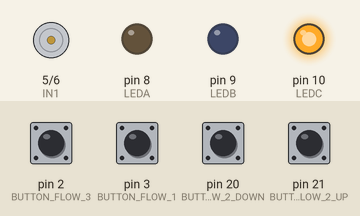
A sketch run on a simulated Arduino Mega 2560, built with avr-gcc and run on an emulated ATmega2560. On the bench: motor-driver pin pairs drawn as motors (green arrow = first pin HIGH = forward, orange = second pin HIGH = backward, longer = more drive, scaled by the enable pin), output pins drawn as LEDs (lit = HIGH). Dashed ring = blinking. The test bench sets the inputs (shaded band); at power-on: pin 2 (BUTTON_FLOW_3), pin 3 (BUTTON_FLOW_1), pin 20 (BUTTON_FLOW_2_DOWN), pin 21 (BUTTON_FLOW_2_UP) HIGH.

Above: at 1.2 s.
1.3 s: pin 2 (BUTTON_FLOW_3) pulled LOW for 0.15 s
At 1.74 s:
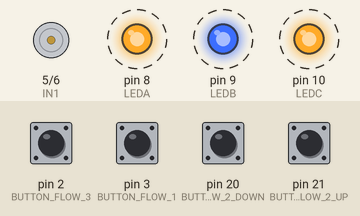
4.3 s: pin 3 (BUTTON_FLOW_1) pulled LOW for 0.15 s
At 4.45 s:
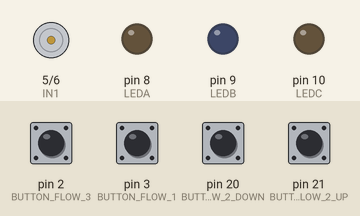
6.0 s: pin 20 (BUTTON_FLOW_2_DOWN) pulled LOW for 1 s
At 7.29 s:
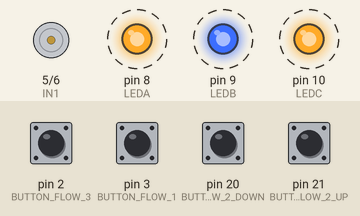
9.0 s: pin 21 (BUTTON_FLOW_2_UP) pulled LOW for 1 s
At 11.2 s:
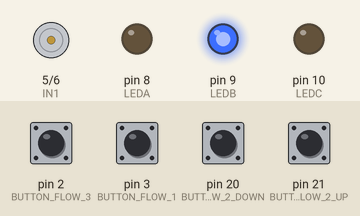
12.0 s: pin 20 (BUTTON_FLOW_2_DOWN) pulled LOW for 0.15 s
At 12.34 s:
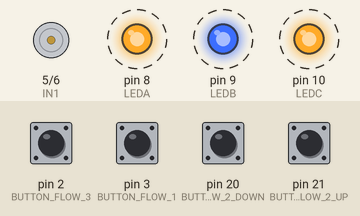
15.0 s: pin 20 (BUTTON_FLOW_2_DOWN) pulled LOW for 0.15 s
At 15.15 s:
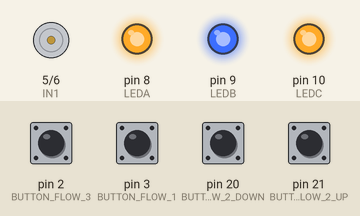
Timing chart, 0 to 17.7 s (numbered marks = the images above; inputs shaded):
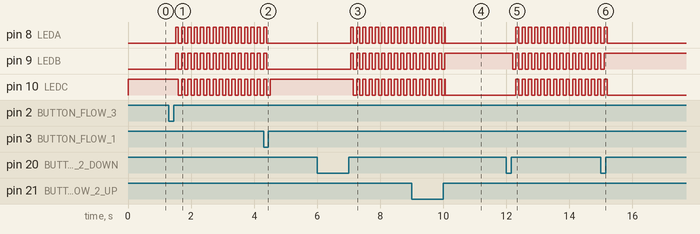

Measured:
- after the input at 1.3 s, pin 8 (LEDA), pin 9 (LEDB): alternates HIGH for 0.10 s and LOW for 0.10 s, starting after 0.21 s; pin 10 (LEDC): alternates HIGH for 0.10 s and LOW for 0.10 s, starting after 0.30 s
- after the input at 4.3 s, pin 8 (LEDA), pin 9 (LEDB): goes on until 4.4 s, then stays LOW; pin 10 (LEDC): goes on until 4.5 s, then stays HIGH
- after the input at 6.0 s, pin 8 (LEDA), pin 9 (LEDB), pin 10 (LEDC): alternates HIGH for 0.10 s and LOW for 0.10 s, starting after 1.1 s
- after the input at 9.0 s, pin 9 (LEDB): goes on until 10.0 s, then stays HIGH
- after the input at 12.0 s, pin 8 (LEDA), pin 10 (LEDC): alternates HIGH for 0.10 s and LOW for 0.10 s, starting after 0.30 s; pin 9 (LEDB): alternates HIGH for 0.10 s and LOW for 0.10 s, starting after 0.21 s
- after the input at 15.0 s, pin 8 (LEDA), pin 10 (LEDC): goes on until 15.2 s, then stays LOW; pin 9 (LEDB): goes on until 15.1 s, then stays HIGH

The sketch:

lift_remaking.ino
```cpp
#include <ezButton.h>
#include <Timer.h>

#define EN 7
#define IN1 5
#define IN2 6

#define P_FLOW_1 A4
#define P_FLOW_2 A2
#define P_FLOW_3 A0

#define BUTTON_FLOW_1 3
#define BUTTON_FLOW_2_UP 21
#define BUTTON_FLOW_2_DOWN 20
#define BUTTON_FLOW_3 2

#define LEDA 8
#define LEDB 9
#define LEDC 10

#define START_CMD_CHAR '*'
#define END_CMD_CHAR '#'
#define DIV_CMD_CHAR '|'
#define CMD_DIGITALWRITE 10
#define CMD_ANALOGWRITE 11
#define CMD_TEXT 12
#define CMD_READ_ARDUDROID 13
#define MAX_COMMAND 20  // max command number code. used for error checking.
#define MIN_COMMAND 10  // minimum command number code. used for error checking.
#define IN_STRING_LENGHT 40
#define MAX_ANALOGWRITE 255
#define PIN_HIGH 3
#define PIN_LOW 2

ezButton button1(BUTTON_FLOW_1);
ezButton button2(BUTTON_FLOW_3);
ezButton button3(BUTTON_FLOW_2_UP);
ezButton button4(BUTTON_FLOW_2_DOWN);

int ledState = LOW;

Timer manage;

bool  allowed = false;

int p = 0;

unsigned long timeout;

unsigned long interval = 100;           // interval at which to blink (milliseconds)
unsigned long previousMillis = 0;

bool hasMoved = false;
bool hasMoved_A_UP = false;
bool hasMoved_A_DOWN = false;
bool hasMoved_B = false;

bool count_r = false;

void setup() {
  Serial1.begin(9600);
  Serial.begin(9600);

  button1.setDebounceTime(50); // set debounce time to 50 milliseconds
  button2.setDebounceTime(50); // set debounce time to 50 milliseconds
  button3.setDebounceTime(50); // set debounce time to 50 milliseconds
  button4.setDebounceTime(50); // set debounce time to 50 milliseconds


  pinMode(EN, OUTPUT);
  pinMode(IN1, OUTPUT);
  pinMode(IN2, OUTPUT);


  pinMode(LEDA, OUTPUT);
  pinMode(LEDB, OUTPUT);
  pinMode(LEDC, OUTPUT);

  digitalWrite(LEDA, LOW);
  digitalWrite(LEDB, LOW);
  digitalWrite(LEDC, HIGH);

  digitalWrite(IN1, LOW);
  digitalWrite(IN2, LOW);
  analogWrite(EN, 0);

  timeout = millis();
}

int pin_value = 0;
int eve = 0;

void loop() {

  unsigned long currentMillis = millis();

  manage.update();

  button1.loop(); // MUST call the loop() function first
  button2.loop(); // MUST call the loop() function first
  button3.loop(); // MUST call the loop() function first
  button4.loop(); // MUST call the loop() function first

  if (button3.isReleased()) {
    digitalWrite(IN1, LOW);
    digitalWrite(IN2, LOW);
    delay(10);
    digitalWrite(IN1, HIGH);
    digitalWrite(IN2, LOW);
    analogWrite(EN, 0);
    allowed = !allowed;

    hasMoved = false;
    hasMoved_A_UP = true;
    hasMoved_A_DOWN = false;
    hasMoved_B = false;
    if (!allowed) {
      digitalWrite(LEDA, LOW);
      digitalWrite(LEDB, HIGH);
      digitalWrite(LEDC, LOW);
    }
  }

  if (button4.isReleased()) {

    digitalWrite(IN1, LOW);
    digitalWrite(IN2, LOW);
    delay(10);
    digitalWrite(IN1, LOW);
    digitalWrite(IN2, HIGH);
    analogWrite(EN, 0);
    allowed = !allowed;

    hasMoved = false;
    hasMoved_A_UP = false;
    hasMoved_A_DOWN = true;
    hasMoved_B = false;
    if (!allowed) {
      digitalWrite(LEDA, LOW);
      digitalWrite(LEDB, HIGH);
      digitalWrite(LEDC, LOW);
    }
  }


  if (button1.isReleased()) {

    digitalWrite(IN1, LOW);
    digitalWrite(IN2, LOW);
    delay(10);
    digitalWrite(IN1, LOW);
    digitalWrite(IN2, HIGH);
    analogWrite(EN, 0);
    allowed = !allowed;

    hasMoved = false;
    hasMoved_A_UP = false;
    hasMoved_A_DOWN = false;
    hasMoved_B = true;

    if (!allowed) {
      digitalWrite(LEDA, LOW);
      digitalWrite(LEDB, LOW);
      digitalWrite(LEDC, HIGH);
    }

  }

  if (button2.isReleased()) {
    digitalWrite(IN1, LOW);
    digitalWrite(IN2, LOW);
    delay(10);
    digitalWrite(IN1, HIGH);
    digitalWrite(IN2, LOW);
    analogWrite(EN, 0);
    allowed = !allowed;
    hasMoved = true;
    hasMoved_A_UP = false;
    hasMoved_A_DOWN = false;
    hasMoved_B = false;
    if (!allowed) {
      digitalWrite(LEDA, LOW);
      digitalWrite(LEDB, LOW);
      digitalWrite(LEDC, LOW);
    }
  }


  if (allowed) {
    if (currentMillis - previousMillis >= interval) {
      // save the last time you blinked the LED
      previousMillis = currentMillis;
      if (ledState == LOW) {
        ledState = HIGH;
      } else {
        ledState = LOW;
      }

      digitalWrite(LEDA, ledState);
      digitalWrite(LEDB, ledState);
      digitalWrite(LEDC, ledState);

    }
  }


  if (allowed) {
    Serial1.flush();
    int ard_command = 0;
    int pin_num = 0;
    char get_char = ' ';
    // wait for incoming data
    if (Serial1.available() < 1) return;
    get_char = Serial1.read();
    if (get_char != START_CMD_CHAR) return;
    ard_command = Serial1.parseInt(); // read the command
    pin_num = Serial1.parseInt(); // read the pin
    pin_value = Serial1.parseInt();  // read the value
    if (pin_num == 11) {
      if (ard_command == CMD_ANALOGWRITE) {
        interval = map(pin_value, 0, 255, 500, 100);
        analogWrite( EN , pin_value );
        count_r = true;
        timeout = millis();
        if (pin_value > 70) {
          eve = manage.after((map(pin_value, 0, 255, 15000, 5000)) , doAfter);
        }

      }
    }
  }


}

void doAfter() {

  manage.stop(eve);
  count_r = false;
  allowed = false;

  if (hasMoved) {
    digitalWrite(LEDA, LOW);
    digitalWrite(LEDB, HIGH);
    digitalWrite(LEDC, LOW);
    hasMoved = false;
  }

  if (hasMoved_A_UP) {
    digitalWrite(LEDA, HIGH);
    digitalWrite(LEDB, LOW);
    digitalWrite(LEDC, LOW);
    hasMoved_A_UP = false;

  }

  if (hasMoved_A_DOWN) {
    digitalWrite(LEDA, LOW);
    digitalWrite(LEDB, LOW);
    digitalWrite(LEDC, HIGH);
    hasMoved_A_DOWN = false;

  }


  if (hasMoved_B) {
    digitalWrite(LEDA, LOW);
    digitalWrite(LEDB, HIGH);
    digitalWrite(LEDC, LOW);
  }

  analogWrite(EN, 0);
  digitalWrite(IN1, LOW);
  digitalWrite(IN2, LOW);
}
```
